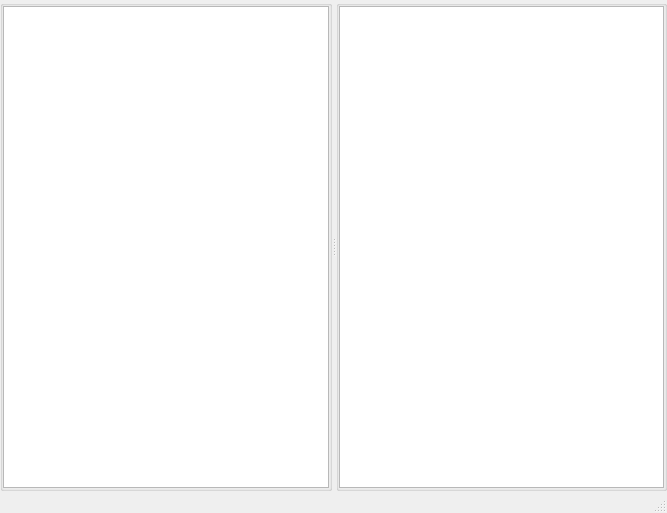
<?xml version="1.0" encoding="UTF-8"?>
<ui version="4.0">
 <class>PRTClass</class>
 <widget class="QMainWindow" name="PRTClass">
  <property name="geometry">
   <rect>
    <x>0</x>
    <y>0</y>
    <width>667</width>
    <height>513</height>
   </rect>
  </property>
  <property name="windowTitle">
   <string>方案零件</string>
  </property>
  <widget class="QWidget" name="centralWidget">
   <layout class="QGridLayout" name="gridLayout_4">
    <property name="leftMargin">
     <number>0</number>
    </property>
    <property name="topMargin">
     <number>0</number>
    </property>
    <property name="rightMargin">
     <number>0</number>
    </property>
    <property name="bottomMargin">
     <number>0</number>
    </property>
    <property name="spacing">
     <number>0</number>
    </property>
    <item row="0" column="0">
     <widget class="QSplitter" name="splitter_5">
      <property name="orientation">
       <enum>Qt::Horizontal</enum>
      </property>
      <widget class="QGroupBox" name="groupBox_15">
       <property name="title">
        <string/>
       </property>
       <layout class="QGridLayout" name="gridLayout_27">
        <property name="leftMargin">
         <number>0</number>
        </property>
        <property name="topMargin">
         <number>0</number>
        </property>
        <property name="rightMargin">
         <number>0</number>
        </property>
        <property name="bottomMargin">
         <number>0</number>
        </property>
        <property name="spacing">
         <number>0</number>
        </property>
        <item row="0" column="0">
         <widget class="QListView" name="tvListProjectGit"/>
        </item>
       </layout>
      </widget>
      <widget class="QGroupBox" name="groupBox_16">
       <property name="title">
        <string/>
       </property>
       <layout class="QGridLayout" name="gridLayout_28">
        <property name="leftMargin">
         <number>0</number>
        </property>
        <property name="topMargin">
         <number>0</number>
        </property>
        <property name="rightMargin">
         <number>0</number>
        </property>
        <property name="bottomMargin">
         <number>0</number>
        </property>
        <property name="spacing">
         <number>0</number>
        </property>
        <item row="0" column="0">
         <widget class="QTableView" name="tvProjectGit_2"/>
        </item>
       </layout>
      </widget>
     </widget>
    </item>
   </layout>
  </widget>
  <widget class="QStatusBar" name="statusBar"/>
 </widget>
 <layoutdefault spacing="6" margin="11"/>
 <resources/>
 <connections/>
</ui>
